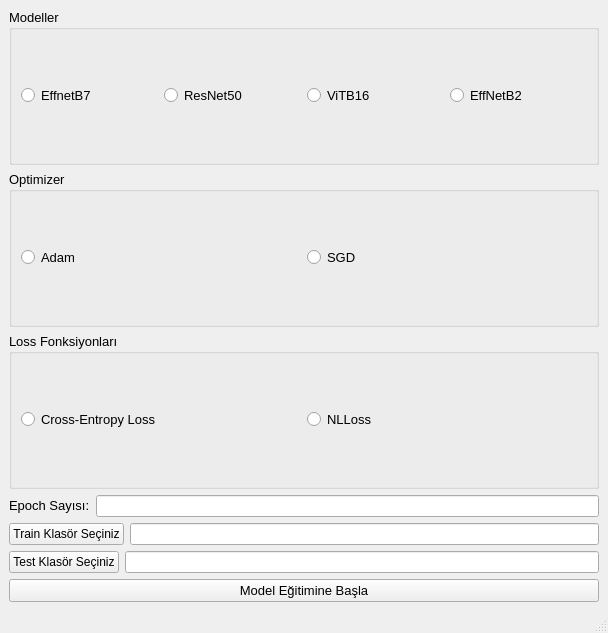
<?xml version="1.0" encoding="UTF-8"?>
<ui version="4.0">
 <class>MainWindow</class>
 <widget class="QMainWindow" name="MainWindow">
  <property name="geometry">
   <rect>
    <x>0</x>
    <y>0</y>
    <width>608</width>
    <height>633</height>
   </rect>
  </property>
  <property name="windowTitle">
   <string>MainWindow</string>
  </property>
  <widget class="QWidget" name="centralwidget">
   <layout class="QGridLayout" name="gridLayout">
    <item row="0" column="0">
     <widget class="QGroupBox" name="groupBox_modeller">
      <property name="font">
       <font>
        <pointsize>10</pointsize>
       </font>
      </property>
      <property name="title">
       <string>Modeller</string>
      </property>
      <layout class="QHBoxLayout" name="horizontalLayout_6">
       <item>
        <widget class="QRadioButton" name="radioButton_effnetb7">
         <property name="font">
          <font>
           <pointsize>10</pointsize>
          </font>
         </property>
         <property name="text">
          <string>EffnetB7</string>
         </property>
        </widget>
       </item>
       <item>
        <widget class="QRadioButton" name="radioButton_resnet50">
         <property name="font">
          <font>
           <pointsize>10</pointsize>
          </font>
         </property>
         <property name="text">
          <string>ResNet50</string>
         </property>
        </widget>
       </item>
       <item>
        <widget class="QRadioButton" name="radioButton_vitb16">
         <property name="font">
          <font>
           <pointsize>10</pointsize>
          </font>
         </property>
         <property name="text">
          <string>ViTB16</string>
         </property>
        </widget>
       </item>
       <item>
        <widget class="QRadioButton" name="radioButton_effnetb2">
         <property name="font">
          <font>
           <pointsize>10</pointsize>
          </font>
         </property>
         <property name="text">
          <string>EffNetB2</string>
         </property>
        </widget>
       </item>
      </layout>
     </widget>
    </item>
    <item row="1" column="0">
     <widget class="QGroupBox" name="groupBox_optmizer">
      <property name="font">
       <font>
        <pointsize>10</pointsize>
       </font>
      </property>
      <property name="title">
       <string>Optimizer</string>
      </property>
      <layout class="QHBoxLayout" name="horizontalLayout">
       <item>
        <widget class="QRadioButton" name="radioButton_Adam">
         <property name="font">
          <font>
           <pointsize>10</pointsize>
          </font>
         </property>
         <property name="text">
          <string>Adam</string>
         </property>
        </widget>
       </item>
       <item>
        <widget class="QRadioButton" name="radioButton_SGD">
         <property name="font">
          <font>
           <pointsize>10</pointsize>
          </font>
         </property>
         <property name="text">
          <string>SGD</string>
         </property>
        </widget>
       </item>
      </layout>
     </widget>
    </item>
    <item row="2" column="0">
     <widget class="QGroupBox" name="groupBox_loss_fonksiyonlari">
      <property name="font">
       <font>
        <pointsize>10</pointsize>
       </font>
      </property>
      <property name="title">
       <string>Loss Fonksiyonları</string>
      </property>
      <layout class="QHBoxLayout" name="horizontalLayout_4">
       <item>
        <widget class="QRadioButton" name="radioButton_crossentropyloss">
         <property name="font">
          <font>
           <pointsize>10</pointsize>
          </font>
         </property>
         <property name="text">
          <string>Cross-Entropy Loss</string>
         </property>
        </widget>
       </item>
       <item>
        <widget class="QRadioButton" name="radioButton_nlloss">
         <property name="font">
          <font>
           <pointsize>10</pointsize>
          </font>
         </property>
         <property name="text">
          <string>NLLoss</string>
         </property>
        </widget>
       </item>
      </layout>
     </widget>
    </item>
    <item row="3" column="0">
     <layout class="QHBoxLayout" name="horizontalLayout_3">
      <item>
       <widget class="QLabel" name="label">
        <property name="sizePolicy">
         <sizepolicy hsizetype="Fixed" vsizetype="Fixed">
          <horstretch>0</horstretch>
          <verstretch>0</verstretch>
         </sizepolicy>
        </property>
        <property name="font">
         <font>
          <pointsize>10</pointsize>
         </font>
        </property>
        <property name="text">
         <string>Epoch Sayısı:</string>
        </property>
       </widget>
      </item>
      <item>
       <widget class="QLineEdit" name="lineEdit_epochsayisi">
        <property name="sizePolicy">
         <sizepolicy hsizetype="Minimum" vsizetype="Fixed">
          <horstretch>0</horstretch>
          <verstretch>0</verstretch>
         </sizepolicy>
        </property>
       </widget>
      </item>
     </layout>
    </item>
    <item row="4" column="0">
     <layout class="QVBoxLayout" name="verticalLayout">
      <item>
       <layout class="QHBoxLayout" name="horizontalLayout_2">
        <item>
         <widget class="QPushButton" name="pushButton_trainsec">
          <property name="font">
           <font>
            <pointsize>9</pointsize>
           </font>
          </property>
          <property name="cursor">
           <cursorShape>OpenHandCursor</cursorShape>
          </property>
          <property name="text">
           <string>Train Klasör Seçiniz</string>
          </property>
         </widget>
        </item>
        <item>
         <widget class="QLineEdit" name="lineEdit_trainklasor"/>
        </item>
       </layout>
      </item>
      <item>
       <layout class="QHBoxLayout" name="horizontalLayout_5">
        <item>
         <widget class="QPushButton" name="pushButton_testsec">
          <property name="font">
           <font>
            <pointsize>9</pointsize>
           </font>
          </property>
          <property name="cursor">
           <cursorShape>OpenHandCursor</cursorShape>
          </property>
          <property name="text">
           <string>Test Klasör Seçiniz</string>
          </property>
         </widget>
        </item>
        <item>
         <widget class="QLineEdit" name="lineEdit_testklasor"/>
        </item>
       </layout>
      </item>
     </layout>
    </item>
    <item row="5" column="0">
     <widget class="QPushButton" name="pushButton_egitimebasla">
      <property name="font">
       <font>
        <pointsize>10</pointsize>
       </font>
      </property>
      <property name="cursor">
       <cursorShape>OpenHandCursor</cursorShape>
      </property>
      <property name="text">
       <string>Model Eğitimine Başla</string>
      </property>
     </widget>
    </item>
   </layout>
  </widget>
  <widget class="QMenuBar" name="menubar">
   <property name="geometry">
    <rect>
     <x>0</x>
     <y>0</y>
     <width>608</width>
     <height>26</height>
    </rect>
   </property>
  </widget>
  <widget class="QStatusBar" name="statusbar"/>
 </widget>
 <resources/>
 <connections/>
</ui>
